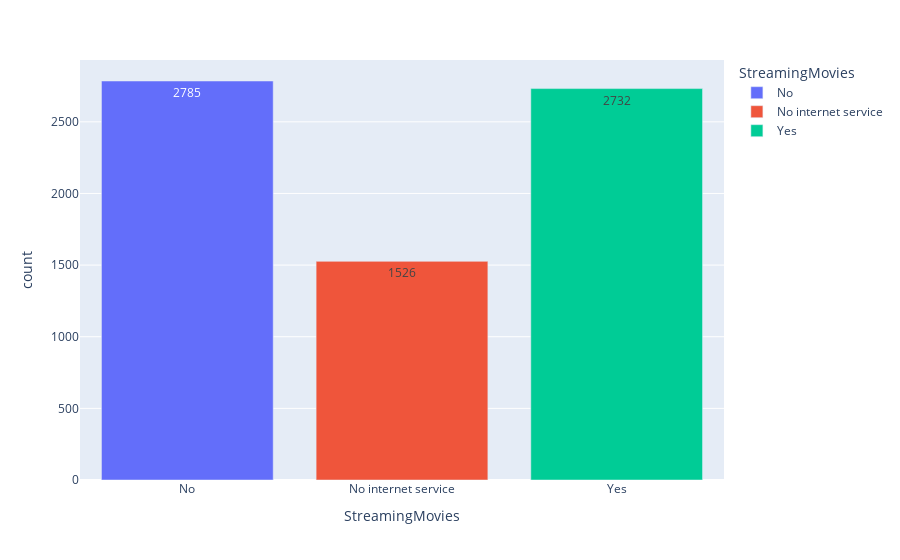

The code cell stored with this chart in its notebook:
### Code cell
px.bar(StreamingMovies, x="StreamingMovies", y="count", color="StreamingMovies", text_auto=True)

### Figure 1 — Plotly figure (JSON) as saved in the notebook; plotly's stock layout.template omitted (floating-point values rounded to 4 significant figures)
{"data": [{"alignmentgroup": "True", "hovertemplate": "StreamingMovies=%{x}<br>count=%{y}<extra></extra>", "legendgroup": "No", "marker": {"color": "#636efa", "pattern": {"shape": ""}}, "name": "No", "offsetgroup": "No", "orientation": "v", "showlegend": true, "textposition": "auto", "texttemplate": "%{y}", "type": "bar", "x": ["No"], "xaxis": "x", "y": [2785], "yaxis": "y"}, {"alignmentgroup": "True", "hovertemplate": "StreamingMovies=%{x}<br>count=%{y}<extra></extra>", "legendgroup": "No internet service", "marker": {"color": "#EF553B", "pattern": {"shape": ""}}, "name": "No internet service", "offsetgroup": "No internet service", "orientation": "v", "showlegend": true, "textposition": "auto", "texttemplate": "%{y}", "type": "bar", "x": ["No internet service"], "xaxis": "x", "y": [1526], "yaxis": "y"}, {"alignmentgroup": "True", "hovertemplate": "StreamingMovies=%{x}<br>count=%{y}<extra></extra>", "legendgroup": "Yes", "marker": {"color": "#00cc96", "pattern": {"shape": ""}}, "name": "Yes", "offsetgroup": "Yes", "orientation": "v", "showlegend": true, "textposition": "auto", "texttemplate": "%{y}", "type": "bar", "x": ["Yes"], "xaxis": "x", "y": [2732], "yaxis": "y"}], "layout": {"barmode": "relative", "legend": {"title": {"text": "StreamingMovies"}, "tracegroupgap": 0}, "margin": {"t": 60}, "xaxis": {"anchor": "y", "categoryarray": ["No", "No internet service", "Yes"], "categoryorder": "array", "domain": [0, 1], "title": {"text": "StreamingMovies"}}, "yaxis": {"anchor": "x", "domain": [0, 1], "title": {"text": "count"}}}}
